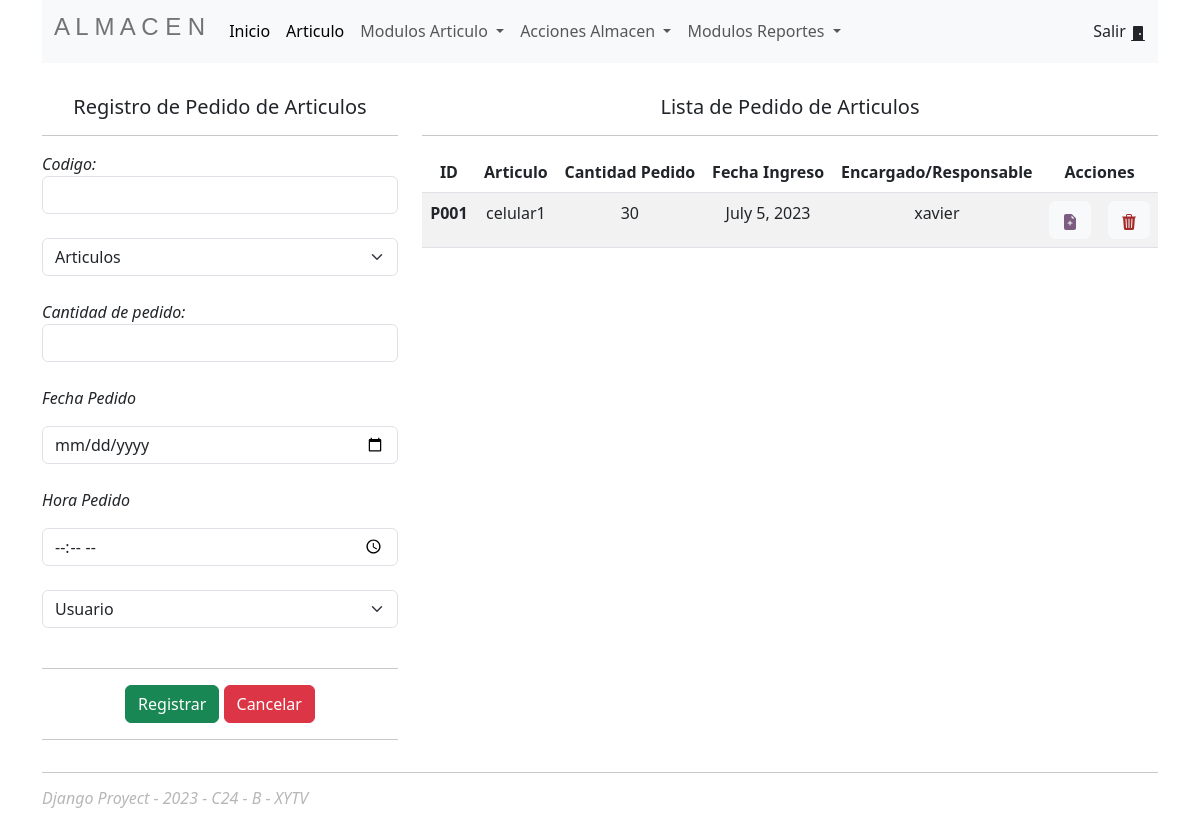
/pedido (signed in), run on the app's committed database.
### Almacen/models.py (models this page shows, shortened)
class Orden_Pedido(models.Model):
    codigo=models.CharField(primary_key=True, max_length=6)
    codigo_Articulo=models.ForeignKey(Articulo, on_delete=models.CASCADE)
    cant_Solicitada=models.IntegerField()
    fecha_Solicitud=models.DateField()
    hora_Solicitud=models.TimeField()
    codigo_Usuario=models.ForeignKey(Usuario, on_delete=models.CASCADE)

class Articulo(models.Model):
    codigo=models.CharField(primary_key=True, max_length=6)
    nombre=models.CharField(max_length=60)
    stock=models.IntegerField()
    codigo_Modelo = models.ForeignKey(Modelo, on_delete=models.CASCADE)
    codigo_Marca = models.ForeignKey(Marca, on_delete=models.CASCADE)
    codigo_Categoria=models.ForeignKey(Categoria, on_delete=models.CASCADE)
    def __str__(self):
        return self.nombre

class Usuario(models.Model):
    codigo=models.CharField(primary_key=True, max_length=6)
    nombreusuario = models.CharField(max_length=40)
    nombre = models.CharField(max_length=60)
    apellido = models.CharField(max_length=80)
    email = models.EmailField(max_length=40)
    contraseña = models.CharField(max_length=12)

### Almacen/views.py (the view)
# urls.py: path('pedido',views.pedido,name='pedido'),
@login_required
def pedido(request):
    pedidos = Orden_Pedido.objects.all()
    articulos = Articulo.objects.all()
    usuarios = Usuario.objects.all()
    context = {"pedidos":pedidos, "articulos":articulos, "usuarios":usuarios}
    return render(request, template_gestion_pedido,context)

### Almacen/templates/acciones/pedido/GestionPedido.html (shortened to what this page needs)
{% extends 'base/index.html' %}
{% block content %}
<div class="row pt-3">
    <div class="col-4 pt-3">
        <h5 class="text-center">Registro de Pedido de Articulos</h5>
        <hr>
        <form action="/pedido/registrarpedido" method="post">
            <div class="row">
                <div class="col">
                    <div>
                        <label><em>Codigo:</em></label>
                        <input type="text" name="txtCodigo" class="form-control">
                    </div><br>
                    <div>
                        <select class="form-select" aria-label="Default select example" name="txtArticulo">
                            <option selected>Articulos</option>
                        </select>
                    </div><br>
                    <div>
                        <label><em>Cantidad de pedido:</em></label>
                        <input type="number" name="txtCantidad" class="form-control">
                    </div><br>
                    <div>
                        <label><em>Fecha Pedido</p></em></label>
                        <input type="date" name="txtFecha" class="form-control">
                    </div><br>
                    <div>
                        <label><em>Hora Pedido</p></em></label>
                        <input type="time" name="txtHora" class="form-control">
                    </div><br>
                    <div>
                        <select class="form-select" aria-label="Default select example" name="txtUsuario">
                            <option selected>Usuario</option>
                        </select>
                    </div><br>
                </div>
            </div>
            <hr>
            <div class="text-center d-grid gap-2 d-md-block">
                <button class="btn btn-success" type="submit">Registrar</button>
                <button class="btn btn-danger" type="reset">Cancelar</button>
            </div>
            <hr>
        </form>
    </div>
    <div class="col-8 pt-3 text-center">
        <h5>Lista de Pedido de Articulos</h5>
        <hr>
        <table class="table table-striped table-hover">
            <thead>
                <tr>
                    <th scope="col">ID</th>
                    <th scope="col">Articulo</th>
                    <th scope="col">Cantidad Pedido</th>
                    <th scope="col">Fecha Ingreso</th>
                    <th scope="col">Encargado/Responsable</th>
                    <th scope="col" colspan="2">Acciones</th>
                </tr>
            </thead>
            <tbody>
                {% for p in pedidos %}
                <tr>
                    <th scope="row">{{p.codigo}}</th>
                    <td>{{p.codigo_Articulo}}</td>
                    <td>{{p.cant_Solicitada}}</td>
                    <td>{{p.fecha_Solicitud}}</td>
                    <td>{{p.codigo_Usuario.nombreusuario}}</td>
                    <td>
                        <button type="button" class="btn btn-light">
                            <a class="editar" href="/pedido/edicionpedido/{{p.codigo}}">
                            </a>
                        </button>
                    </td>
                    <td>
                        <button type="button" class="btn btn-light">
                            <a class="eliminar" href="/pedido/eliminarpedido/{{p.codigo}}">
                            </a>
                        </button>
                    </td>
                </tr>
                {% endfor %}
            </tbody>
        </table>
    </div>
</div>
{% endblock %}

### Almacen/static/css/style.css (style rules this page uses)
.editar { text-decoration: none; color: rgb(125, 92, 129); }
.eliminar { text-decoration: none; color: brown; }

### data on the page
Orden_Pedido: codigo "P001", codigo_Articulo "celular1", cant_Solicitada "30", fecha_Solicitud "July 5, 2023", codigo_Usuario.nombreusuario "xavier"
